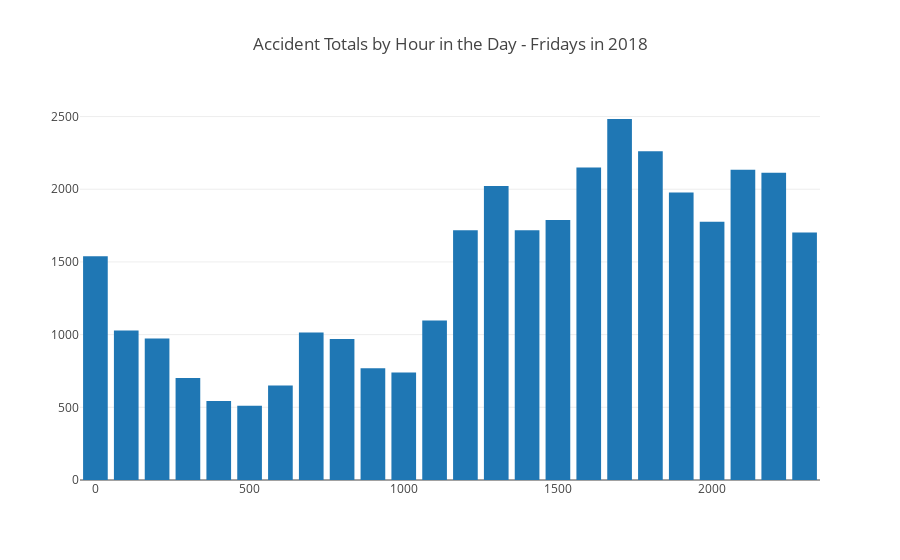

Here is the notebook cell this chart was saved with:
### Code cell
data = [trace6]
layout = go.Layout(
    barmode='stack',
    title='Accident Totals by Hour in the Day - Fridays in 2018'
)

fig = go.Figure(data=data, layout=layout)
py.offline.iplot(fig)

### Figure 1 — Plotly figure (JSON) as saved in the notebook; plotly's stock layout.template omitted (floating-point values rounded to 4 significant figures)
{"data": [{"name": "Accidents by Hour on Friday", "type": "bar", "uid": "a6a1e6f9-c0fa-4edb-b9e0-bee1bb0766bf", "x": ["0000", "0100", "0200", "0300", "0400", "0500", "0600", "0700", "0800", "0900", "1000", "1100", "1200", "1300", "1400", "1500", "1600", "1700", "1800", "1900", "2000", "2100", "2200", "2300"], "y": [1539, 1029, 973, 702, 544, 510, 650, 1014, 970, 769, 740, 1097, 1718, 2022, 1718, 1788, 2150, 2483, 2261, 1977, 1777, 2134, 2113, 1703]}], "layout": {"barmode": "stack", "title": {"text": "Accident Totals by Hour in the Day - Fridays in 2018"}}}
